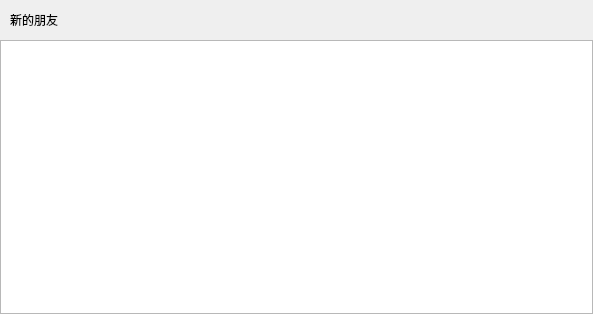
<?xml version="1.0" encoding="UTF-8"?>
<ui version="4.0">
 <class>ApplyFriendPage</class>
 <widget class="QWidget" name="ApplyFriendPage">
  <property name="geometry">
   <rect>
    <x>0</x>
    <y>0</y>
    <width>593</width>
    <height>314</height>
   </rect>
  </property>
  <property name="windowTitle">
   <string>Form</string>
  </property>
  <layout class="QVBoxLayout" name="verticalLayout">
   <property name="spacing">
    <number>0</number>
   </property>
   <property name="leftMargin">
    <number>0</number>
   </property>
   <property name="topMargin">
    <number>0</number>
   </property>
   <property name="rightMargin">
    <number>0</number>
   </property>
   <property name="bottomMargin">
    <number>0</number>
   </property>
   <item>
    <widget class="QWidget" name="friend_apply_wid" native="true">
     <layout class="QHBoxLayout" name="horizontalLayout">
      <property name="spacing">
       <number>0</number>
      </property>
      <property name="leftMargin">
       <number>10</number>
      </property>
      <property name="topMargin">
       <number>0</number>
      </property>
      <property name="rightMargin">
       <number>0</number>
      </property>
      <property name="bottomMargin">
       <number>0</number>
      </property>
      <item>
       <widget class="QLabel" name="friend_apply_lb">
        <property name="minimumSize">
         <size>
          <width>80</width>
          <height>40</height>
         </size>
        </property>
        <property name="maximumSize">
         <size>
          <width>80</width>
          <height>40</height>
         </size>
        </property>
        <property name="text">
         <string>新的朋友</string>
        </property>
       </widget>
      </item>
      <item>
       <spacer name="horizontalSpacer">
        <property name="orientation">
         <enum>Qt::Orientation::Horizontal</enum>
        </property>
        <property name="sizeHint" stdset="0">
         <size>
          <width>500</width>
          <height>20</height>
         </size>
        </property>
       </spacer>
      </item>
     </layout>
    </widget>
   </item>
   <item>
    <widget class="QWidget" name="widget_2" native="true">
     <layout class="QVBoxLayout" name="verticalLayout_2">
      <property name="spacing">
       <number>0</number>
      </property>
      <property name="leftMargin">
       <number>0</number>
      </property>
      <property name="topMargin">
       <number>0</number>
      </property>
      <property name="rightMargin">
       <number>0</number>
      </property>
      <property name="bottomMargin">
       <number>0</number>
      </property>
      <item>
       <widget class="ApplyFriendList" name="apply_friend_list"/>
      </item>
     </layout>
    </widget>
   </item>
  </layout>
 </widget>
 <customwidgets>
  <customwidget>
   <class>ApplyFriendList</class>
   <extends>QListWidget</extends>
   <header location="global">applyfriendlist.h</header>
  </customwidget>
 </customwidgets>
 <resources/>
 <connections/>
</ui>
